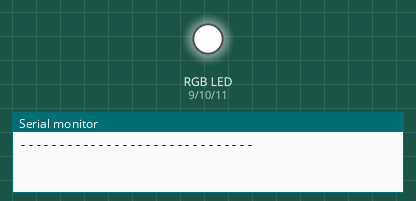
The sketch below on a simulated Arduino Uno, built with avr-gcc and run on an emulated ATmega328P. Shown: an RGB LED mixed from three pins (HIGH = lit), the last lines printed to the serial monitor. Random numbers use the default seed unless the sketch sets one.

Above: at 0.94 s.
At 10.4 s:
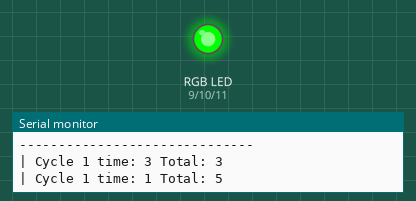
At 13.8 s:
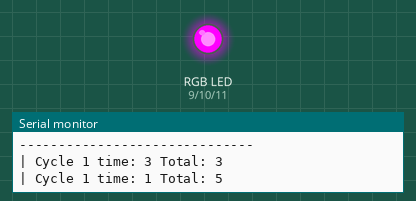
At 15.6 s:
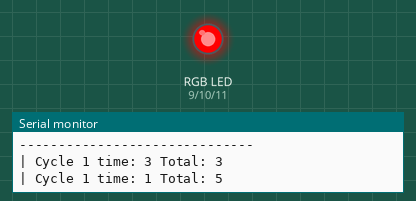
At 19.0 s:
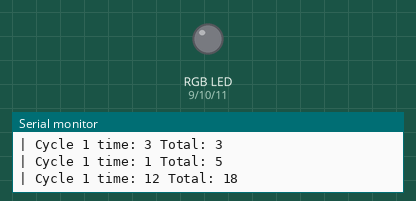
At 37.0 s:
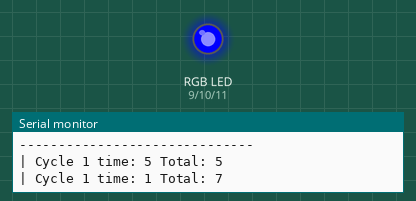
Timing chart, 0 to 40.0 s (numbered marks = the images above):
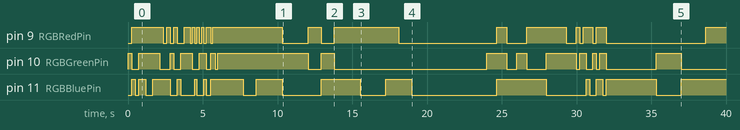

Measured:
- by itself, pin 9 (RGBRedPin): LOW → HIGH at 0.24 s, → LOW 2.1 s later, → HIGH 0.24 s later, → LOW 0.24 s later, … (33 changes in this stretch)
- by itself, pin 10 (RGBGreenPin): LOW → HIGH at 0.00 s, → LOW 0.24 s later, → HIGH 0.47 s later, → LOW 1.4 s later, … (30 changes in this stretch)
- by itself, pin 11 (RGBBluePin): LOW → HIGH at 0.24 s, → LOW 0.24 s later, → HIGH 0.24 s later, → LOW 0.47 s later, … (29 changes in this stretch)

The sketch:

extra.ino
```cpp
//   ________________________________________________________________________
//  /  Name: Kyler Visser               Extra             Date: 20223-09-14  \
//  |                                                                        |
//  |                                Description                             |
//  |                                                                        |
//  |  This program utalizes pins 9, 10, 11 to connect to an RGB LED. Using  |
//  |         this LED it will display all of the following colors:          |
//  |                                                                        |
//  |                   - Red                     - Green                    |
//  |                   - Blue                    - Magenta                  |
//  |                   - Yellow                  - Cyan                     |
//  |                                - White                                 |
//  |                                                                        |
//  |  The colors will be displayed randomly and the duration they will be   |
//  |                displayed in is also randomly decided.                  |
//  \________________________________________________________________________/

//  ------------------------
//    Initalize vairables.
//  ------------------------
int RGBRedPin = 9;
int RGBGreenPin = 10;
int RGBBluePin = 11;
int maxShowTime = 15000;
char colors[] = {'R', 'G', 'B', 'M', 'Y', 'C', 'W'};

//  ---------------------------------------
//    Setup all pins, random, and Serial.
//  ---------------------------------------
void setup() {
    pinMode(RGBRedPin, OUTPUT);
    pinMode(RGBGreenPin, OUTPUT);
    pinMode(RGBBluePin, OUTPUT);
    Serial.begin(9600);
    Serial.println("------------------------------");
    randomSeed(analogRead(0));
}

void loop() {
    //  ---------------------
    //    Define vairables.
    //  ---------------------
    unsigned long startTime = millis();
    unsigned long resetTime = 15;
    long totalTime = 0;
    int counter = 1;

    //  -----------------------------------
    //    Loop over until a combined time
    //      of 15 seconds is achieved.
    //  -----------------------------------
    while (totalTime <= resetTime) {

        //  -----------------------------
        //    Get random values and add
        //            to total.
        //  -----------------------------
        long length = random(3, 21);
        long time = random(1, 15);
        totalTime += time;
        String combo = "";

        for (int i=0; i<length; i++) {
            combo += colors[random(0, 7)];
        }

        //  --------------------
        //    Execute cycle X.
        //  --------------------
        unsigned long timeX = millis();
        cycle(combo, time);

        //  --------------------------------
        //    Output information for user.
        //  --------------------------------
        Serial.print("| Cycle ");
        Serial.print(counter);
        Serial.print(" time: ");
        Serial.print((millis() - timeX) / 1000);
        Serial.print(" Total: ");
        Serial.println((millis() - startTime) / 1000);
    }

    //  ------------------------
    //    Display end of loop.
    //  ------------------------
    Serial.println("| End of Loop\n------------------------------");
    delay(5000);

}

//  ------------------------
//    Run through a cycle.
//  ------------------------
void cycle(String strData, int totalTime) {
    totalTime = totalTime * 1000;
    for (int i=0; i<strData.length(); i++) {
        char data = strData[i];
        float timePerEach = totalTime/strData.length();
        if (data == 'R') {
            red(timePerEach);
        } else if (data == 'G') {
            green(timePerEach);
        } else if (data == 'B') {
            blue(timePerEach);
        } else if (data == 'M') {
            magenta(timePerEach);
        } else if (data == 'Y') {
            yellow(timePerEach);
        } else if (data == 'C') {
            cyan(timePerEach);
        } else if (data == 'W') {
            white(timePerEach);
        }

    }
}


//  ----------------
//    Display red.
//  ----------------
void red(float time) {
    digitalWrite(RGBRedPin, HIGH);
    delay(time);
    digitalWrite(RGBRedPin, LOW);
}


//  ------------------
//    Display Green.
//  ------------------
void green(float time) {
    digitalWrite(RGBGreenPin, HIGH);
    delay(time);
    digitalWrite(RGBGreenPin, LOW);
}

//  -----------------
//    Display Blue.
//  -----------------
void blue(float time) {
    digitalWrite(RGBBluePin, HIGH);
    delay(time);
    digitalWrite(RGBBluePin, LOW);
}


//  --------------------
//    Display Magenta.
//  --------------------
void magenta(float time) {
    digitalWrite(RGBRedPin, HIGH);
    digitalWrite(RGBBluePin, HIGH);
    delay(time);
    digitalWrite(RGBRedPin, LOW);
    digitalWrite(RGBBluePin, LOW);
}

//  -------------------
//    Display Yellow.
//  -------------------
void yellow(float time) {
    digitalWrite(RGBRedPin, HIGH);
    digitalWrite(RGBGreenPin, HIGH);
    delay(time);
    digitalWrite(RGBRedPin, LOW);
    digitalWrite(RGBGreenPin, LOW);
}

//  -----------------
//    Display Cyan.
//  -----------------
void cyan(float time) {
    digitalWrite(RGBBluePin, HIGH);
    digitalWrite(RGBGreenPin, HIGH);
    delay(time);
    digitalWrite(RGBBluePin, LOW);
    digitalWrite(RGBGreenPin, LOW);
}

//  ------------------
//    Display White.
//  ------------------
void white(float time) {
    digitalWrite(RGBRedPin, HIGH);
    digitalWrite(RGBBluePin, HIGH);
    digitalWrite(RGBGreenPin, HIGH);
    delay(time);
    digitalWrite(RGBRedPin, LOW);
    digitalWrite(RGBBluePin, LOW);
    digitalWrite(RGBGreenPin, LOW);
}
```
